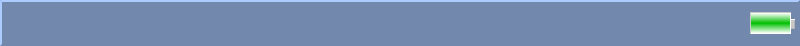
   <widget class="QWidget" name="widget" native="true">
    <property name="geometry">
     <rect>
      <x>0</x>
      <y>0</y>
      <width>800</width>
      <height>46</height>
     </rect>
    </property>
    <property name="styleSheet">
     <string notr="true">QWidget{background:rgb(114, 136, 172); border-style:outset;border-width:2px;border-color:rgb(114, 136, 172)}</string>
    </property>
    <widget class="QPushButton" name="actionOpen">
     <property name="geometry">
      <rect>
       <x>11</x>
       <y>3</y>
       <width>40</width>
       <height>40</height>
      </rect>
     </property>
     <property name="toolTip">
      <string>&lt;!DOCTYPE HTML PUBLIC &quot;-//W3C//DTD HTML 4.0//EN&quot; &quot;http://www.w3.org/TR/REC-html40/strict.dtd&quot;&gt;
&lt;html&gt;&lt;head&gt;&lt;meta name=&quot;qrichtext&quot; content=&quot;1&quot; /&gt;&lt;style type=&quot;text/css&quot;&gt;
p, li { white-space: pre-wrap; }
&lt;/style&gt;&lt;/head&gt;&lt;body style=&quot; font-family:'Ubuntu'; font-size:11pt; font-weight:400; font-style:normal;&quot;&gt;
&lt;p style=&quot; margin-top:0px; margin-bottom:0px; margin-left:0px; margin-right:0px; -qt-block-indent:0; text-indent:0px;&quot;&gt;&lt;span style=&quot; font-size:8pt;&quot;&gt;打开文件&lt;/span&gt;&lt;/p&gt;&lt;/body&gt;&lt;/html&gt;</string>
     </property>
     <property name="styleSheet">
      <string notr="true">QWidget{border:0px}
QWidget:hover{border:1px solid}</string>
     </property>
     <property name="text">
      <string/>
     </property>
     <property name="icon">
      <iconset resource="qrc_mainwindow.qrc">
       <normaloff>:/icons/Picture-TIFF-32x32.png</normaloff>:/icons/Picture-TIFF-32x32.png</iconset>
     </property>
     <property name="iconSize">
      <size>
       <width>32</width>
       <height>32</height>
      </size>
     </property>
    </widget>
    <widget class="QPushButton" name="actionSync">
     <property name="geometry">
      <rect>
       <x>56</x>
       <y>3</y>
       <width>40</width>
       <height>40</height>
      </rect>
     </property>
     <property name="toolTip">
      <string>&lt;!DOCTYPE HTML PUBLIC &quot;-//W3C//DTD HTML 4.0//EN&quot; &quot;http://www.w3.org/TR/REC-html40/strict.dtd&quot;&gt;
&lt;html&gt;&lt;head&gt;&lt;meta name=&quot;qrichtext&quot; content=&quot;1&quot; /&gt;&lt;style type=&quot;text/css&quot;&gt;
p, li { white-space: pre-wrap; }
&lt;/style&gt;&lt;/head&gt;&lt;body style=&quot; font-family:'Ubuntu'; font-size:11pt; font-weight:400; font-style:normal;&quot;&gt;
&lt;p style=&quot; margin-top:0px; margin-bottom:0px; margin-left:0px; margin-right:0px; -qt-block-indent:0; text-indent:0px;&quot;&gt;&lt;span style=&quot; font-size:8pt;&quot;&gt;连接主机&lt;/span&gt;&lt;/p&gt;&lt;/body&gt;&lt;/html&gt;</string>
     </property>
     <property name="styleSheet">
      <string notr="true">QWidget{border:0px}
QWidget:hover{border:1px solid}</string>
     </property>
     <property name="text">
      <string/>
     </property>
     <property name="icon">
      <iconset resource="qrc_mainwindow.qrc">
       <normaloff>:/icons/Connect-32x32.png</normaloff>:/icons/Connect-32x32.png</iconset>
     </property>
     <property name="iconSize">
      <size>
       <width>32</width>
       <height>32</height>
      </size>
     </property>
    </widget>
    <widget class="QPushButton" name="actionSave">
     <property name="geometry">
      <rect>
       <x>101</x>
       <y>3</y>
       <width>40</width>
       <height>40</height>
      </rect>
     </property>
     <property name="toolTip">
      <string>&lt;!DOCTYPE HTML PUBLIC &quot;-//W3C//DTD HTML 4.0//EN&quot; &quot;http://www.w3.org/TR/REC-html40/strict.dtd&quot;&gt;
&lt;html&gt;&lt;head&gt;&lt;meta name=&quot;qrichtext&quot; content=&quot;1&quot; /&gt;&lt;style type=&quot;text/css&quot;&gt;
p, li { white-space: pre-wrap; }
&lt;/style&gt;&lt;/head&gt;&lt;body style=&quot; font-family:'Ubuntu'; font-size:11pt; font-weight:400; font-style:normal;&quot;&gt;
&lt;p style=&quot; margin-top:0px; margin-bottom:0px; margin-left:0px; margin-right:0px; -qt-block-indent:0; text-indent:0px;&quot;&gt;&lt;span style=&quot; font-size:8pt;&quot;&gt;保存&lt;/span&gt;&lt;/p&gt;&lt;/body&gt;&lt;/html&gt;</string>
     </property>
     <property name="styleSheet">
      <string notr="true">QWidget{border:0px}
QWidget:hover{border:1px solid}</string>
     </property>
     <property name="text">
      <string/>
     </property>
     <property name="icon">
      <iconset resource="qrc_mainwindow.qrc">
       <normaloff>:/icons/save-32x32.png</normaloff>:/icons/save-32x32.png</iconset>
     </property>
     <property name="iconSize">
      <size>
       <width>32</width>
       <height>32</height>
      </size>
     </property>
    </widget>
    <widget class="QPushButton" name="actionDelete">
     <property name="geometry">
      <rect>
       <x>146</x>
       <y>3</y>
       <width>40</width>
       <height>40</height>
      </rect>
     </property>
     <property name="toolTip">
      <string>&lt;!DOCTYPE HTML PUBLIC &quot;-//W3C//DTD HTML 4.0//EN&quot; &quot;http://www.w3.org/TR/REC-html40/strict.dtd&quot;&gt;
&lt;html&gt;&lt;head&gt;&lt;meta name=&quot;qrichtext&quot; content=&quot;1&quot; /&gt;&lt;style type=&quot;text/css&quot;&gt;
p, li { white-space: pre-wrap; }
&lt;/style&gt;&lt;/head&gt;&lt;body style=&quot; font-family:'Ubuntu'; font-size:11pt; font-weight:400; font-style:normal;&quot;&gt;
&lt;p style=&quot; margin-top:0px; margin-bottom:0px; margin-left:0px; margin-right:0px; -qt-block-indent:0; text-indent:0px;&quot;&gt;&lt;span style=&quot; font-size:8pt;&quot;&gt;删除文件&lt;/span&gt;&lt;/p&gt;&lt;/body&gt;&lt;/html&gt;</string>
     </property>
     <property name="styleSheet">
      <string notr="true">QWidget{border:0px}
QWidget:hover{border:1px solid}</string>
     </property>
     <property name="text">
      <string/>
     </property>
     <property name="icon">
      <iconset resource="qrc_mainwindow.qrc">
       <normaloff>:/icons/delete.png</normaloff>:/icons/delete.png</iconset>
     </property>
     <property name="iconSize">
      <size>
       <width>32</width>
       <height>32</height>
      </size>
     </property>
    </widget>
    <widget class="QPushButton" name="actionZoomIn">
     <property name="geometry">
      <rect>
       <x>191</x>
       <y>3</y>
       <width>40</width>
       <height>40</height>
      </rect>
     </property>
     <property name="toolTip">
      <string>&lt;!DOCTYPE HTML PUBLIC &quot;-//W3C//DTD HTML 4.0//EN&quot; &quot;http://www.w3.org/TR/REC-html40/strict.dtd&quot;&gt;
&lt;html&gt;&lt;head&gt;&lt;meta name=&quot;qrichtext&quot; content=&quot;1&quot; /&gt;&lt;style type=&quot;text/css&quot;&gt;
p, li { white-space: pre-wrap; }
&lt;/style&gt;&lt;/head&gt;&lt;body style=&quot; font-family:'Ubuntu'; font-size:11pt; font-weight:400; font-style:normal;&quot;&gt;
&lt;p style=&quot; margin-top:0px; margin-bottom:0px; margin-left:0px; margin-right:0px; -qt-block-indent:0; text-indent:0px;&quot;&gt;&lt;span style=&quot; font-size:8pt;&quot;&gt;清零&lt;/span&gt;&lt;/p&gt;&lt;/body&gt;&lt;/html&gt;</string>
     </property>
     <property name="styleSheet">
      <string notr="true">QWidget{border:0px}
QWidget:hover{border:1px solid}</string>
     </property>
     <property name="text">
      <string/>
     </property>
     <property name="icon">
      <iconset resource="qrc_mainwindow.qrc">
       <normaloff>:/icons/zoom_in.png</normaloff>:/icons/zoom_in.png</iconset>
     </property>
     <property name="iconSize">
      <size>
       <width>36</width>
       <height>36</height>
      </size>
     </property>
    </widget>
    <widget class="QPushButton" name="actionSettings">
     <property name="geometry">
      <rect>
       <x>236</x>
       <y>3</y>
       <width>40</width>
       <height>40</height>
      </rect>
     </property>
     <property name="toolTip">
      <string>&lt;!DOCTYPE HTML PUBLIC &quot;-//W3C//DTD HTML 4.0//EN&quot; &quot;http://www.w3.org/TR/REC-html40/strict.dtd&quot;&gt;
&lt;html&gt;&lt;head&gt;&lt;meta name=&quot;qrichtext&quot; content=&quot;1&quot; /&gt;&lt;style type=&quot;text/css&quot;&gt;
p, li { white-space: pre-wrap; }
&lt;/style&gt;&lt;/head&gt;&lt;body style=&quot; font-family:'Ubuntu'; font-size:11pt; font-weight:400; font-style:normal;&quot;&gt;
&lt;p style=&quot; margin-top:0px; margin-bottom:0px; margin-left:0px; margin-right:0px; -qt-block-indent:0; text-indent:0px;&quot;&gt;&lt;span style=&quot; font-size:8pt;&quot;&gt;设置参数&lt;/span&gt;&lt;/p&gt;&lt;/body&gt;&lt;/html&gt;</string>
     </property>
     <property name="styleSheet">
      <string notr="true">QWidget{border:0px}
QWidget:hover{border:1px solid}</string>
     </property>
     <property name="text">
      <string/>
     </property>
     <property name="icon">
      <iconset resource="qrc_mainwindow.qrc">
       <normaloff>:/icons/Settings-icon.png</normaloff>:/icons/Settings-icon.png</iconset>
     </property>
     <property name="iconSize">
      <size>
       <width>32</width>
       <height>32</height>
      </size>
     </property>
    </widget>
    <widget class="QProgressBar" name="progressBar_battery">
     <property name="geometry">
      <rect>
       <x>750</x>
       <y>12</y>
       <width>41</width>
       <height>22</height>
      </rect>
     </property>
     <property name="font">
      <font>
       <pointsize>8</pointsize>
      </font>
     </property>
     <property name="styleSheet">
      <string notr="true">QProgressBar{background-color:rgb(255,255,255);border:1px inset rgb(200,200,200);} QProgressBar::chunk{background-color:qlineargradient(spread:reflect, x1:1, y1:0.506, x2:1, y2:0, stop:0 rgba(0, 191, 0, 255), stop:1 rgba(255, 255, 255, 255))}</string>
     </property>
     <property name="value">
      <number>100</number>
     </property>
     <property name="alignment">
      <set>Qt::AlignCenter</set>
     </property>
     <property name="textVisible">
      <bool>false</bool>
     </property>
    </widget>
    <widget class="QLabel" name="label_4">
     <property name="geometry">
      <rect>
       <x>790</x>
       <y>19</y>
       <width>5</width>
       <height>10</height>
      </rect>
     </property>
     <property name="styleSheet">
      <string notr="true">QLabel{background:rgb(200,200,200);border:1px outset rgb(180,180,180)}</string>
     </property>
     <property name="text">
      <string/>
     </property>
    </widget>
    <widget class="QLabel" name="label_connection">
     <property name="geometry">
      <rect>
       <x>710</x>
       <y>10</y>
       <width>30</width>
       <height>30</height>
      </rect>
     </property>
     <property name="toolTip">
      <string>&lt;!DOCTYPE HTML PUBLIC &quot;-//W3C//DTD HTML 4.0//EN&quot; &quot;http://www.w3.org/TR/REC-html40/strict.dtd&quot;&gt;
&lt;html&gt;&lt;head&gt;&lt;meta name=&quot;qrichtext&quot; content=&quot;1&quot; /&gt;&lt;style type=&quot;text/css&quot;&gt;
p, li { white-space: pre-wrap; }
&lt;/style&gt;&lt;/head&gt;&lt;body style=&quot; font-family:'Ubuntu'; font-size:11pt; font-weight:400; font-style:normal;&quot;&gt;
&lt;p style=&quot; margin-top:0px; margin-bottom:0px; margin-left:0px; margin-right:0px; -qt-block-indent:0; text-indent:0px;&quot;&gt;&lt;span style=&quot; font-size:8pt;&quot;&gt;连接状态&lt;/span&gt;&lt;/p&gt;&lt;/body&gt;&lt;/html&gt;</string>
     </property>
     <property name="styleSheet">
      <string notr="true">QWidget{border:0px}</string>
     </property>
     <property name="text">
      <string/>
     </property>
     <property name="pixmap">
      <pixmap resource="qrc_mainwindow.qrc">:/icons/network-disconnected.png</pixmap>
     </property>
     <property name="scaledContents">
      <bool>true</bool>
     </property>
    </widget>
    <widget class="QPushButton" name="actionShutDown">
     <property name="geometry">
      <rect>
       <x>281</x>
       <y>3</y>
       <width>40</width>
       <height>40</height>
      </rect>
     </property>
     <property name="toolTip">
      <string>&lt;!DOCTYPE HTML PUBLIC &quot;-//W3C//DTD HTML 4.0//EN&quot; &quot;http://www.w3.org/TR/REC-html40/strict.dtd&quot;&gt;
&lt;html&gt;&lt;head&gt;&lt;meta name=&quot;qrichtext&quot; content=&quot;1&quot; /&gt;&lt;style type=&quot;text/css&quot;&gt;
p, li { white-space: pre-wrap; }
&lt;/style&gt;&lt;/head&gt;&lt;body style=&quot; font-family:'Ubuntu'; font-size:11pt; font-weight:400; font-style:normal;&quot;&gt;
&lt;p style=&quot; margin-top:0px; margin-bottom:0px; margin-left:0px; margin-right:0px; -qt-block-indent:0; text-indent:0px;&quot;&gt;&lt;span style=&quot; font-size:8pt;&quot;&gt;设置参数&lt;/span&gt;&lt;/p&gt;&lt;/body&gt;&lt;/html&gt;</string>
     </property>
     <property name="styleSheet">
      <string notr="true">QWidget{border:0px}
QWidget:hover{border:1px solid}</string>
     </property>
     <property name="text">
      <string/>
     </property>
     <property name="icon">
      <iconset resource="qrc_mainwindow.qrc">
       <normaloff>:/icons/Turn-Off-icon.png</normaloff>:/icons/Turn-Off-icon.png</iconset>
     </property>
     <property name="iconSize">
      <size>
       <width>32</width>
       <height>32</height>
      </size>
     </property>
    </widget>
   </widget>
